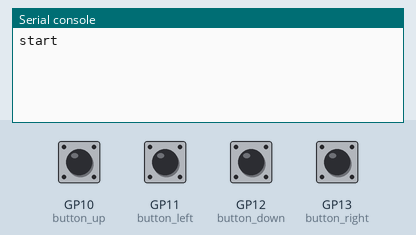
Recording of a program running on a simulated Raspberry Pi Pico running MicroPython. On the bench: the last lines printed to the serial console. The test bench sets the inputs (shaded band); at power-on: GP10 (button_up), GP11 (button_left), GP12 (button_down), GP13 (button_right) HIGH.

Above: at 1.2 s.
1.3 s: GP10 (button_up) pulled LOW for 0.15 s
At 2.2 s:
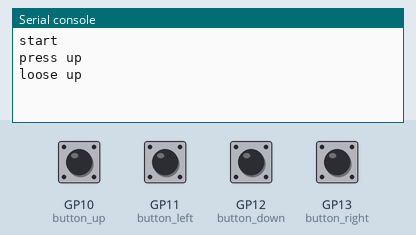
2.9 s: GP11 (button_left) pulled LOW for 0.15 s
At 4.2 s:
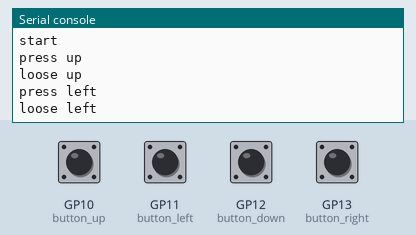
4.5 s: GP12 (button_down) pulled LOW for 0.15 s
At 5.6 s:
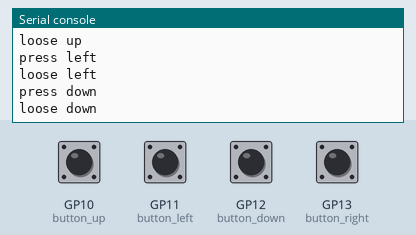
6.1 s: GP13 (button_right) pulled LOW for 0.15 s
At 7.2 s:
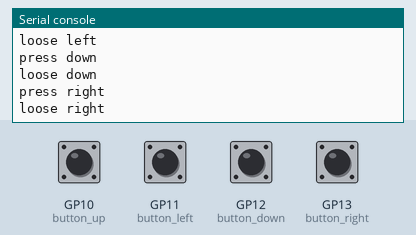

Measured:
- after the input at 1.3 s, the serial console: prints a new line at once (image 1)
- after the input at 2.9 s, the serial console: prints a new line at once (image 2)
- after the input at 4.5 s, the serial console: prints a new line at once (image 3)
- after the input at 6.1 s, the serial console: prints a new line at once (image 4)

The program:

button.py
```python
from machine import Pin
from time import sleep

class Button:
    def __init__(self, gpio_number):
        self.pin = Pin(gpio_number, Pin.IN, Pin.PULL_UP)
        self.is_press = False
        self.is_loose = False
        self.is_toggle = False
        self.is_down = False
        self.value = 1

    def update(self):
        v = self.pin.value()
        self.is_down = v == 0
        self.is_toggle = v != self.value
        self.is_press = self.is_toggle and v == 0
        self.is_loose = self.is_toggle and v == 1
        self.value = v

button_up = Button(10)
button_left = Button(11)
button_down = Button(12)
button_right = Button(13)

print('start')
while True:
    button_up.update()
    button_left.update()
    button_down.update()
    button_right.update()

    if button_up.is_press:
        print('press up')
    if button_up.is_loose:
        print('loose up')

    if button_left.is_press:
        print('press left')
    if button_left.is_loose:
        print('loose left')

    if button_down.is_press:
        print('press down')
    if button_down.is_loose:
        print('loose down')

    if button_right.is_press:
        print('press right')
    if button_right.is_loose:
        print('loose right')
    sleep(0.02)
```
